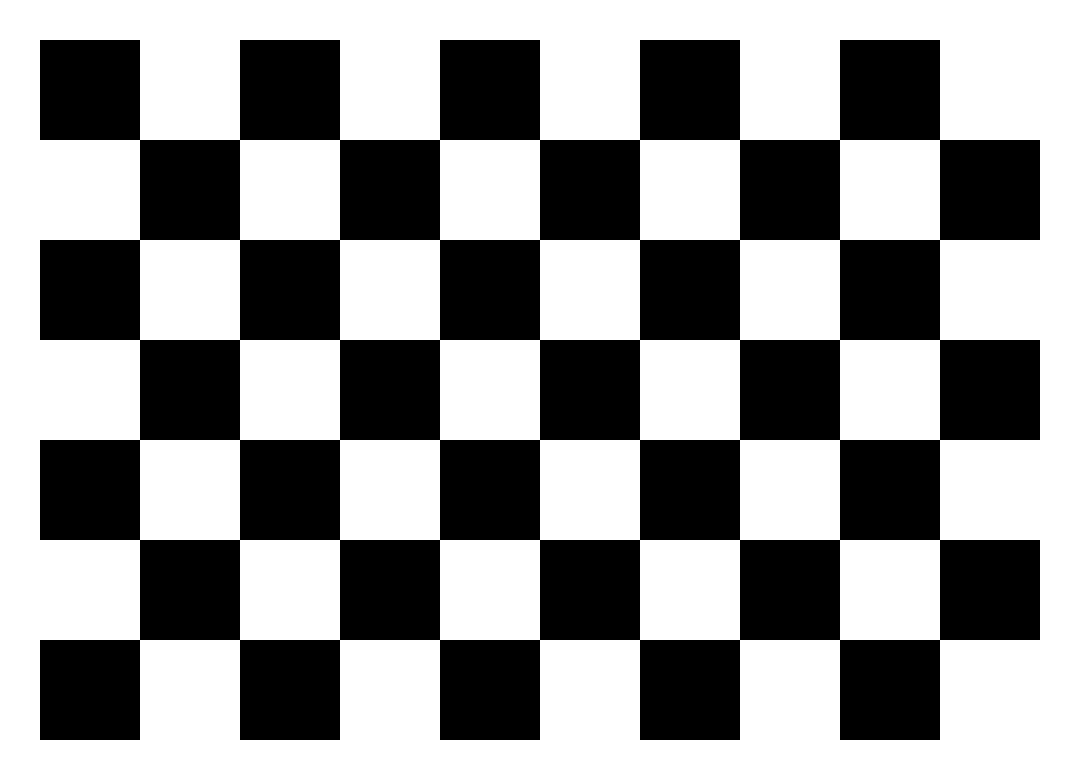
#> input picture lenovo300/checkerboard_9x6_A4.png, 1080 x 780 px, given in place of the camera
$ python geomentric_transformation.py
#> lines starting #> are read from the running program, lines starting #| are printed output that depends on the picture; after the words box and inside, x2 and y2 are one past the last pixel; in counts of white or black regions, pixels touching at a corner belong together
"""
geomentric_transformation.py
-----------------------------
Demonstrates five geometric transformations on a live webcam feed using OpenCV:
  1. Scaling    — resize the frame up or down
  2. Translation — shift the frame along X and Y axes
  3. Rotation   — rotate the frame around its center
  4. Affine     — warp using 3-point correspondence (preserves parallel lines)
  5. Perspective — warp using 4-point correspondence (simulates 3D tilt/perspective)

Press 'q' to quit.
Reference: https://docs.opencv.org/4.x/da/d6e/tutorial_py_geometric_transformations.html
"""

import cv2 as cv
import numpy as np

# ─────────────────────────────────────────────
# 1. Initialize Webcam
# ─────────────────────────────────────────────

# Open default webcam (index 0)
cap = cv.VideoCapture(0)

# ─────────────────────────────────────────────
# 2. Main Processing Loop
# ─────────────────────────────────────────────

while True:
    # Capture one frame from the webcam
    # ret = True if capture was successful
    ret, frame = cap.read()
#> frame is the input picture: shape (780, 1080, 3); 58.5% white; 1 black region, box (x1, y1, x2, y2) and area: (40, 40, 1040, 740) 350000

    # Exit loop if frame can't be read (e.g., camera disconnected)
    if not ret:
        print('could not read frame')
        break

    # Flip horizontally (code 1) for natural mirror/selfie view
    frame = cv.flip(frame, 1)

    # Extract frame dimensions for use in transformation matrices
    rows, cols, ch = frame.shape
#> rows = 780; cols = 1080; ch = 3

    # Show the original (unmodified) frame
    cv.imshow("Image", frame)

    # ── 2.1 Scaling ──────────────────────────────────────────────────────────
    # Resize the frame by scale factors fx=1.25 (width) and fy=1.25 (height)
    # INTER_CUBIC uses bicubic interpolation — best quality but slower than INTER_LINEAR
    # None for dsize means the output size is computed from the scale factors
    res = cv.resize(frame, None, fx=1.25, fy=1.25, interpolation=cv.INTER_CUBIC)
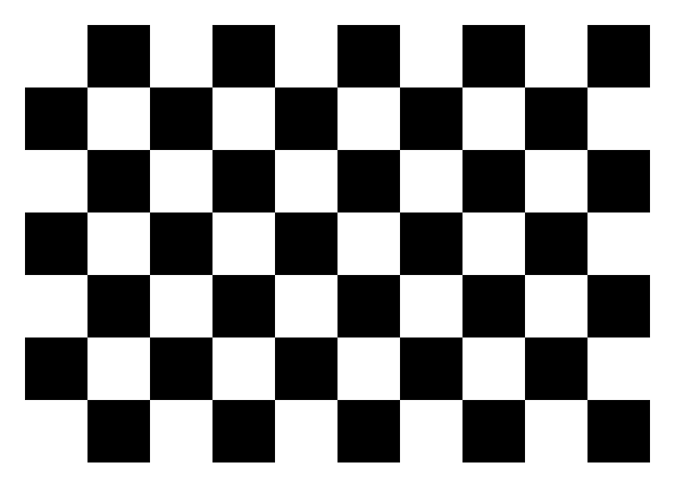
#> res: shape (975, 1350, 3) (shown at 1/2 size); min 0, max 255, mean 149.1
    cv.imshow("Resized", res)

    # ── 2.2 Translation ──────────────────────────────────────────────────────
    # Translation shifts the image by (tx, ty) pixels
    # Transformation matrix format:
    #   M = [[1, 0, tx],   ← shifts right by tx pixels
    #        [0, 1, ty]]   ← shifts down by ty pixels
    # Here: shift right 100px, shift down 50px
    M = np.float32([[1, 0, 100],
                    [0, 1, 50]])
    # Apply the translation; output size = (cols, rows) to keep original dimensions
    dst = cv.warpAffine(frame, M, (cols, rows))
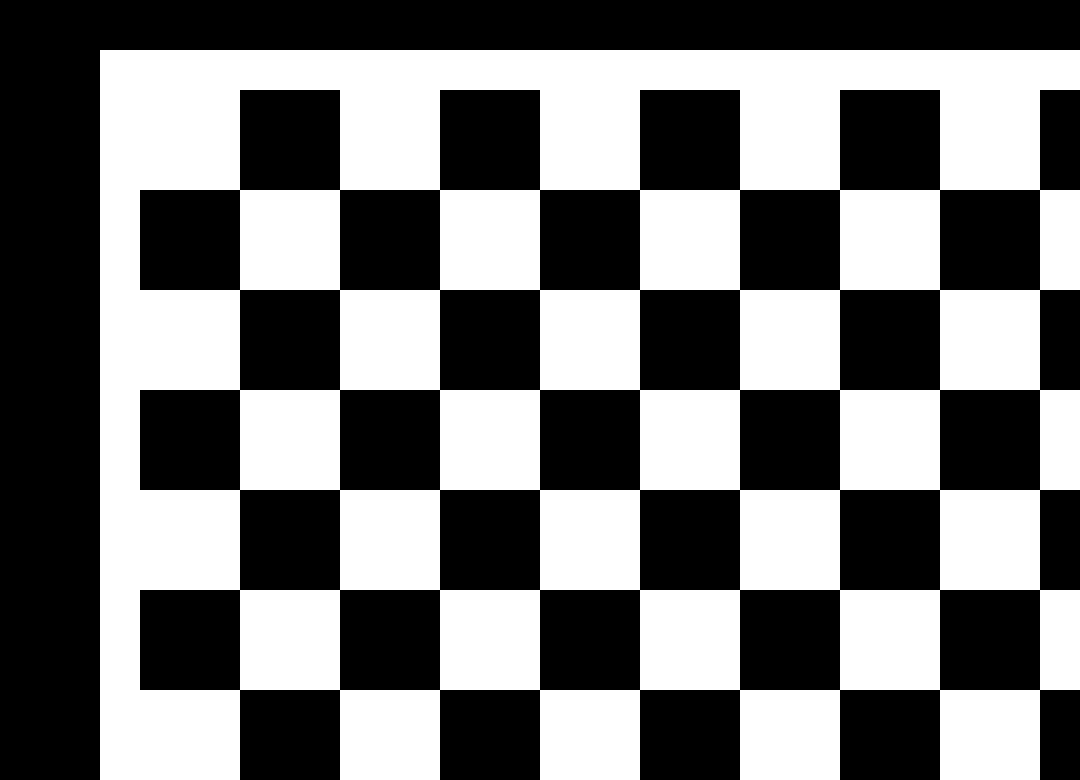
#> dst: shape (780, 1080, 3); 46.7% white; 1 white region, box (x1, y1, x2, y2) and area: (100, 50, 1080, 780) 393800
    cv.imshow("Translated", dst)

    # ── 2.3 Rotation ─────────────────────────────────────────────────────────
    # Standard rotation matrix:
    #   M = [[ cos θ, -sin θ],
    #        [ sin θ,  cos θ]]
    #
    # OpenCV extends this with a configurable center and scale factor:
    #   M = [[α·cos θ, -β·sin θ, tx],
    #        [β·sin θ,  α·cos θ, ty]]
    # where α = scale·cos θ, β = scale·sin θ, and (tx, ty) adjust for center.
    #
    # cv.getRotationMatrix2D(center, angle, scale):
    #   center = (cols/2, rows/2) → rotate around the image center
    #   angle  = 90               → 90 degrees counter-clockwise
    #   scale  = 1                → no zoom (scale factor = 1)
    M = cv.getRotationMatrix2D((cols / 2, rows / 2), 90, 1)
    dst = cv.warpAffine(frame, M, (cols, rows))
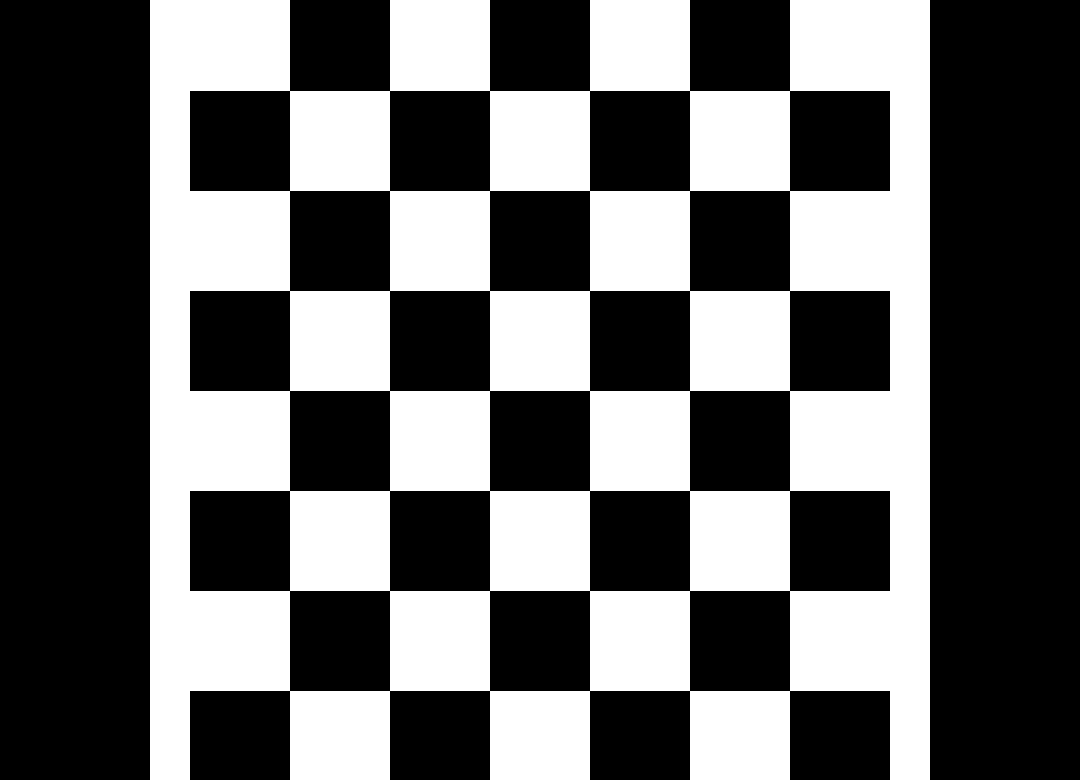
#> dst: shape (780, 1080, 3); 39.8% white; 1 white region, box (x1, y1, x2, y2) and area: (150, 0, 930, 780) 335500
    cv.imshow("Rotated", dst)

    # ── 2.4 Affine Transformation ─────────────────────────────────────────────
    # Affine transformation maps 3 source points → 3 destination points.
    # Properties: parallel lines stay parallel, shapes are sheared/skewed/rotated.
    # cv.getAffineTransform(src_pts, dst_pts) computes the 2×3 matrix M.
    #
    # pts1: 3 control points in the source frame
    pts1 = np.float32([[50, 50], [200, 50], [50, 200]])
    # pts2: where those 3 points should map to in the output
    pts2 = np.float32([[10, 100], [200, 50], [100, 250]])
    M = cv.getAffineTransform(pts1, pts2)
    dst = cv.warpAffine(frame, M, (cols, rows))
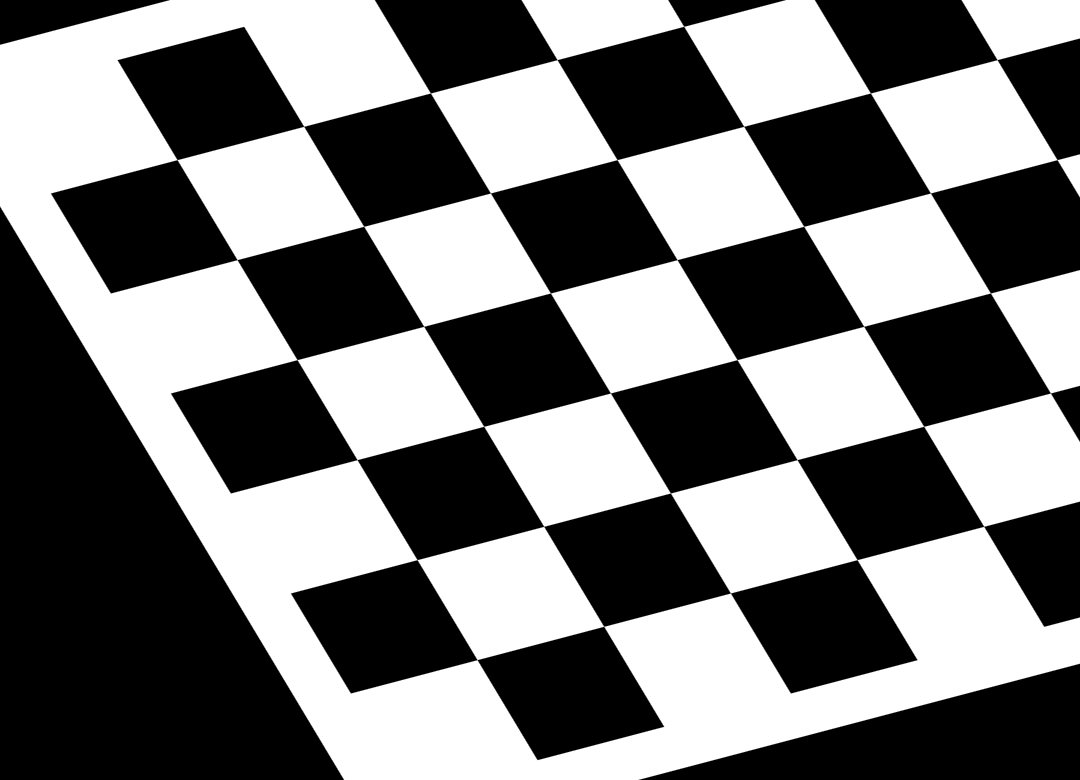
#> dst: shape (780, 1080, 3); min 0, max 255, mean 120.6
    cv.imshow("Affine Transformation", dst)

    # ── 2.5 Perspective Transformation ───────────────────────────────────────
    # Perspective transformation maps 4 source points → 4 destination points.
    # Unlike affine, parallel lines do NOT remain parallel — simulates a 3D viewpoint tilt.
    # cv.getPerspectiveTransform(src_pts, dst_pts) computes a 3×3 homography matrix M.
    # cv.warpPerspective applies the full perspective warp.
    #
    # pts1: 4 control points in the source frame (must be in consistent order)
    pts1 = np.float32([[50, 50], [200, 50], [50, 200], [200, 200]])
    # pts2: where those 4 points map to in the output
    pts2 = np.float32([[10, 100], [200, 50], [100, 250], [250, 250]])
    M = cv.getPerspectiveTransform(pts1, pts2)
    dst = cv.warpPerspective(frame, M, (cols, rows))
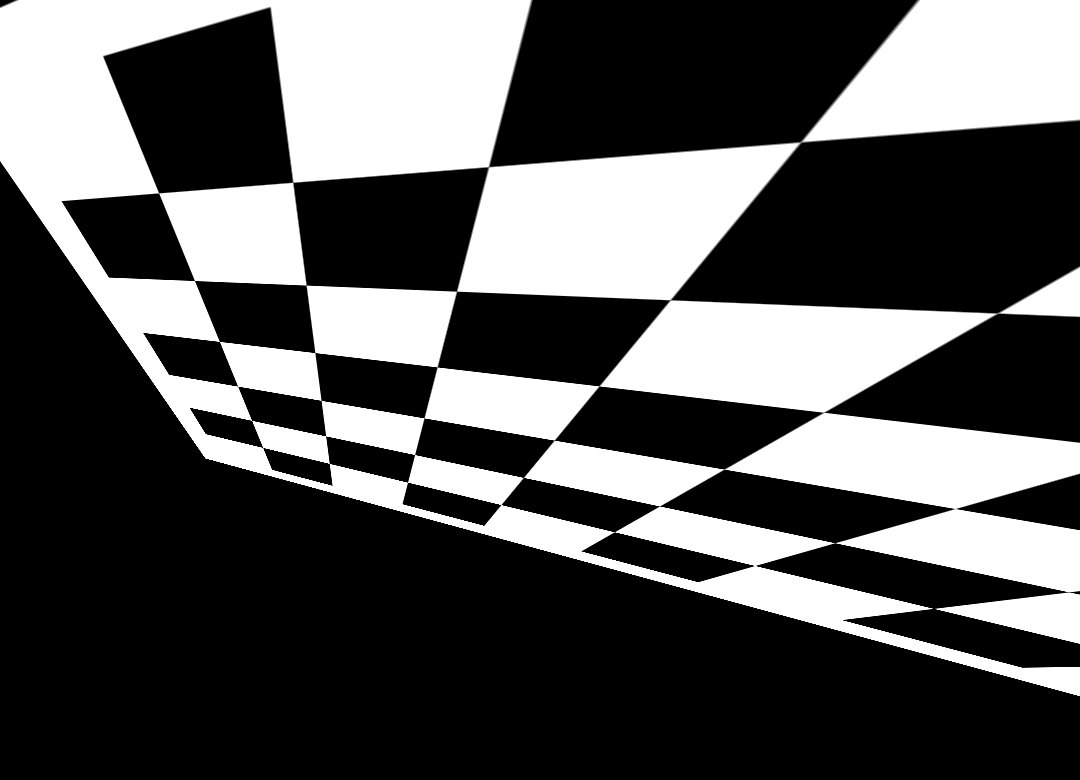
#> dst: shape (780, 1080, 3); min 0, max 255, mean 87.1
    cv.imshow("Perspective Transformation", dst)

    # ─────────────────────────────────────────────
    # 3. Key Handler — press 'q' to quit
    # ─────────────────────────────────────────────
    key = cv.waitKey(1)
#> (key q is pressed here)
    if key == ord('q'):
        break

# ─────────────────────────────────────────────
# 4. Cleanup
# ─────────────────────────────────────────────

# Release the webcam back to the OS
cap.release()

# Close all OpenCV windows
cv.destroyAllWindows()
